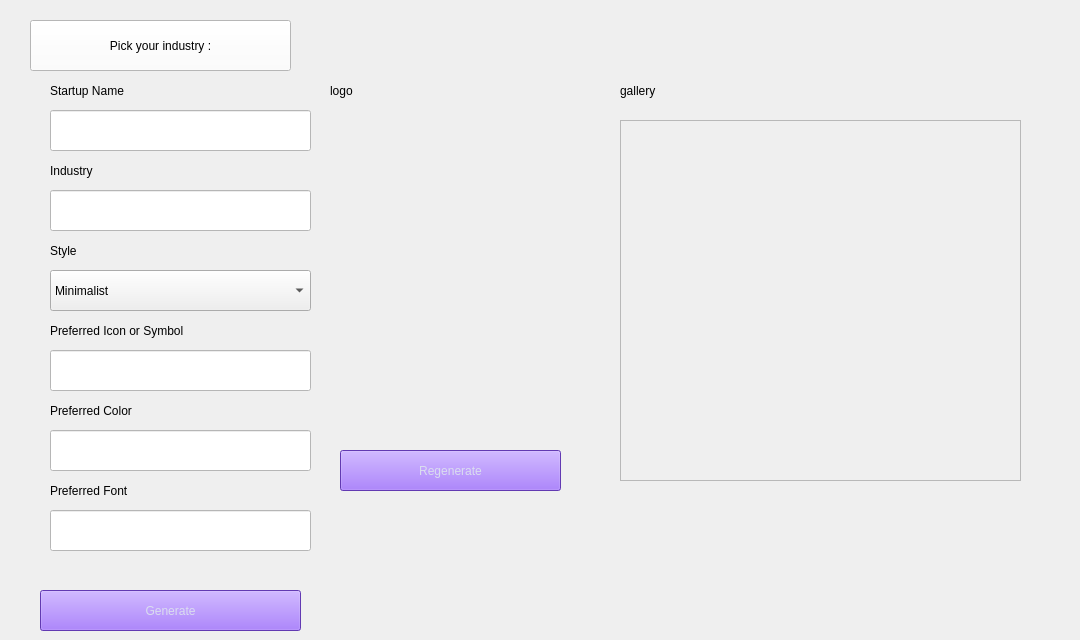
   <widget class="QWidget" name="pushButton_logoTab">
    <attribute name="title">
     <string>logo</string>
    </attribute>
    <widget class="QPushButton" name="pushButton_42">
     <property name="geometry">
      <rect>
       <x>30</x>
       <y>20</y>
       <width>261</width>
       <height>51</height>
      </rect>
     </property>
     <property name="styleSheet">
      <string notr="true">background-color: rgb(255, 255, 255);
border-color: rgb(37, 99, 235);
font: 11pt &quot;Sitka&quot;;
color: rgb(0, 0, 0);

</string>
     </property>
     <property name="text">
      <string>Pick your industry :</string>
     </property>
    </widget>
    <widget class="QLabel" name="name_4">
     <property name="geometry">
      <rect>
       <x>50</x>
       <y>80</y>
       <width>451</width>
       <height>21</height>
      </rect>
     </property>
     <property name="styleSheet">
      <string notr="true">color: rgb(0, 0, 0);
</string>
     </property>
     <property name="text">
      <string>Startup Name</string>
     </property>
    </widget>
    <widget class="QLabel" name="label_106">
     <property name="geometry">
      <rect>
       <x>50</x>
       <y>160</y>
       <width>451</width>
       <height>21</height>
      </rect>
     </property>
     <property name="styleSheet">
      <string notr="true">color: rgb(0, 0, 0);</string>
     </property>
     <property name="text">
      <string>Industry</string>
     </property>
    </widget>
    <widget class="QLabel" name="label_107">
     <property name="geometry">
      <rect>
       <x>50</x>
       <y>320</y>
       <width>451</width>
       <height>21</height>
      </rect>
     </property>
     <property name="styleSheet">
      <string notr="true">color: rgb(0, 0, 0);</string>
     </property>
     <property name="text">
      <string>Preferred Icon or Symbol</string>
     </property>
    </widget>
    <widget class="QLineEdit" name="lineEdit_name">
     <property name="geometry">
      <rect>
       <x>50</x>
       <y>110</y>
       <width>261</width>
       <height>41</height>
      </rect>
     </property>
     <property name="styleSheet">
      <string notr="true">color: rgb(0, 0, 0);
background-color: rgb(255, 255, 255);</string>
     </property>
     <property name="text">
      <string/>
     </property>
    </widget>
    <widget class="QLabel" name="label_72">
     <property name="geometry">
      <rect>
       <x>50</x>
       <y>400</y>
       <width>451</width>
       <height>21</height>
      </rect>
     </property>
     <property name="styleSheet">
      <string notr="true">color: rgb(0, 0, 0);</string>
     </property>
     <property name="text">
      <string>Preferred Color</string>
     </property>
    </widget>
    <widget class="QLabel" name="logoLabel">
     <property name="geometry">
      <rect>
       <x>340</x>
       <y>130</y>
       <width>231</width>
       <height>211</height>
      </rect>
     </property>
     <property name="text">
      <string/>
     </property>
    </widget>
    <widget class="QComboBox" name="comboBox_style">
     <property name="geometry">
      <rect>
       <x>50</x>
       <y>270</y>
       <width>261</width>
       <height>41</height>
      </rect>
     </property>
     <property name="styleSheet">
      <string notr="true"/>
     </property>
     <item>
      <property name="text">
       <string>Minimalist</string>
      </property>
     </item>
     <item>
      <property name="text">
       <string>Modern</string>
      </property>
     </item>
     <item>
      <property name="text">
       <string>Classic</string>
      </property>
     </item>
    </widget>
    <widget class="QLabel" name="label_108">
     <property name="geometry">
      <rect>
       <x>50</x>
       <y>240</y>
       <width>451</width>
       <height>21</height>
      </rect>
     </property>
     <property name="styleSheet">
      <string notr="true">color: rgb(0, 0, 0);</string>
     </property>
     <property name="text">
      <string>Style</string>
     </property>
    </widget>
    <widget class="QScrollArea" name="logoScrollArea">
     <property name="geometry">
      <rect>
       <x>620</x>
       <y>120</y>
       <width>401</width>
       <height>361</height>
      </rect>
     </property>
     <property name="widgetResizable">
      <bool>true</bool>
     </property>
     <widget class="QWidget" name="scrollAreaWidgetContents">
      <property name="geometry">
       <rect>
        <x>0</x>
        <y>0</y>
        <width>399</width>
        <height>359</height>
       </rect>
      </property>
      <widget class="QWidget" name="galleryLayout" native="true">
       <property name="geometry">
        <rect>
         <x>30</x>
         <y>60</y>
         <width>351</width>
         <height>281</height>
        </rect>
       </property>
      </widget>
     </widget>
    </widget>
    <widget class="QLabel" name="name_5">
     <property name="geometry">
      <rect>
       <x>330</x>
       <y>80</y>
       <width>451</width>
       <height>21</height>
      </rect>
     </property>
     <property name="styleSheet">
      <string notr="true">color: rgb(0, 0, 0);</string>
     </property>
     <property name="text">
      <string>logo </string>
     </property>
    </widget>
    <widget class="QLabel" name="name_6">
     <property name="geometry">
      <rect>
       <x>620</x>
       <y>80</y>
       <width>451</width>
       <height>21</height>
      </rect>
     </property>
     <property name="styleSheet">
      <string notr="true">color: rgb(0, 0, 0);</string>
     </property>
     <property name="text">
      <string>gallery</string>
     </property>
    </widget>
    <widget class="QPushButton" name="btnRegenerate">
     <property name="geometry">
      <rect>
       <x>340</x>
       <y>450</y>
       <width>221</width>
       <height>41</height>
      </rect>
     </property>
     <property name="styleSheet">
      <string notr="true">background-color: rgb(137, 81, 249);
font: 12pt &quot;Sitka&quot;;
border-color: rgb(37, 99, 235);
color: rgb(218, 221, 239);</string>
     </property>
     <property name="text">
      <string>Regenerate</string>
     </property>
    </widget>
    <widget class="QLineEdit" name="lineEdit_industry">
     <property name="geometry">
      <rect>
       <x>50</x>
       <y>190</y>
       <width>261</width>
       <height>41</height>
      </rect>
     </property>
     <property name="styleSheet">
      <string notr="true">color: rgb(0, 0, 0);
background-color: rgb(255, 255, 255);</string>
     </property>
     <property name="text">
      <string/>
     </property>
    </widget>
    <widget class="QLineEdit" name="lineEdit_symbol">
     <property name="geometry">
      <rect>
       <x>50</x>
       <y>350</y>
       <width>261</width>
       <height>41</height>
      </rect>
     </property>
     <property name="styleSheet">
      <string notr="true">color: rgb(0, 0, 0);
background-color: rgb(255, 255, 255);</string>
     </property>
     <property name="text">
      <string/>
     </property>
    </widget>
    <widget class="QLineEdit" name="colorEdit">
     <property name="geometry">
      <rect>
       <x>50</x>
       <y>430</y>
       <width>261</width>
       <height>41</height>
      </rect>
     </property>
     <property name="styleSheet">
      <string notr="true">color: rgb(0, 0, 0);
background-color: rgb(255, 255, 255);</string>
     </property>
     <property name="text">
      <string/>
     </property>
    </widget>
    <widget class="QLineEdit" name="fontEdit_2">
     <property name="geometry">
      <rect>
       <x>50</x>
       <y>510</y>
       <width>261</width>
       <height>41</height>
      </rect>
     </property>
     <property name="styleSheet">
      <string notr="true">color: rgb(0, 0, 0);
background-color: rgb(255, 255, 255);</string>
     </property>
     <property name="text">
      <string/>
     </property>
    </widget>
    <widget class="QPushButton" name="pushButton_generate">
     <property name="geometry">
      <rect>
       <x>40</x>
       <y>590</y>
       <width>261</width>
       <height>41</height>
      </rect>
     </property>
     <property name="styleSheet">
      <string notr="true">background-color: rgb(137, 81, 249);
font: 12pt &quot;Sitka&quot;;
border-color: rgb(37, 99, 235);
color: rgb(218, 221, 239);</string>
     </property>
     <property name="text">
      <string>Generate</string>
     </property>
    </widget>
    <widget class="QLabel" name="label_73">
     <property name="geometry">
      <rect>
       <x>50</x>
       <y>480</y>
       <width>451</width>
       <height>21</height>
      </rect>
     </property>
     <property name="styleSheet">
      <string notr="true">color: rgb(0, 0, 0);
</string>
     </property>
     <property name="text">
      <string>Preferred Font	</string>
     </property>
    </widget>
    <widget class="QLabel" name="spinner">
     <property name="geometry">
      <rect>
       <x>320</x>
       <y>590</y>
       <width>32</width>
       <height>32</height>
      </rect>
     </property>
     <property name="text">
      <string/>
     </property>
     <property name="pixmap">
      <pixmap>../Users/ce pc/Documents/NOVAUP/build/spinner.gif</pixmap>
     </property>
    </widget>
   </widget>
